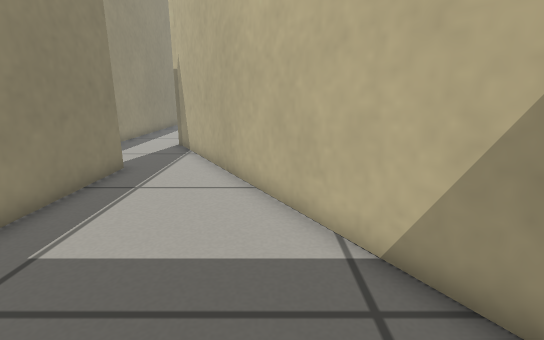
view 1 (above)

19 first-person views from a walk through a Gazebo world. The camera is 0.5 m above the floor, tilts 14° down and sees 85° across. The floor is counted in squares, 0.2 m on a side. Each view is taken from the middle of a square. On the plan, view 1 faces up. The plan holds only what a view shows up to about 19 squares ahead; the rest is blank.

view 2
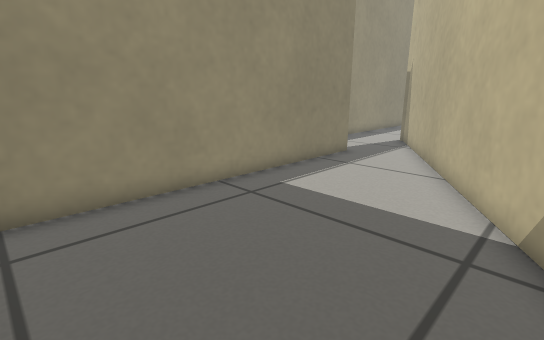

view 3
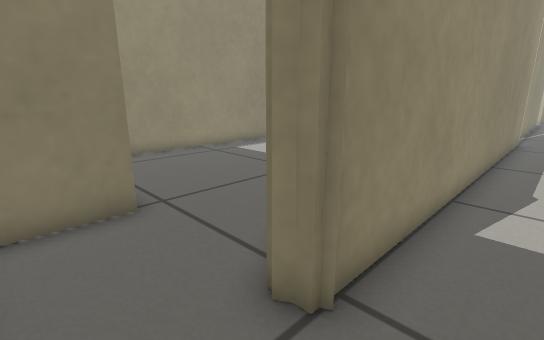

view 4
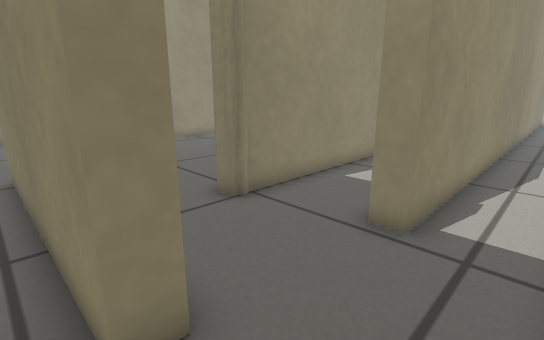

view 5
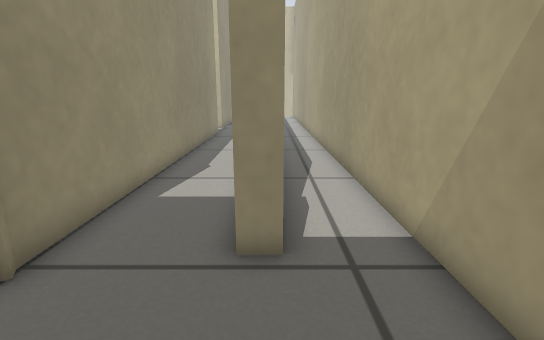

view 6
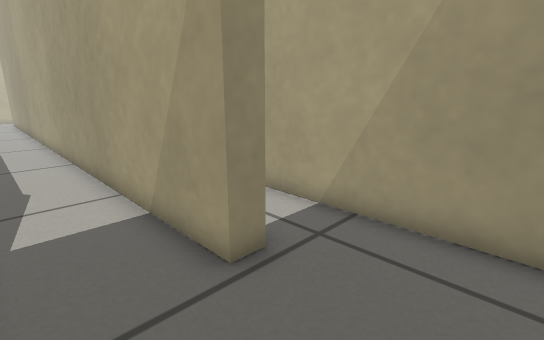

view 7
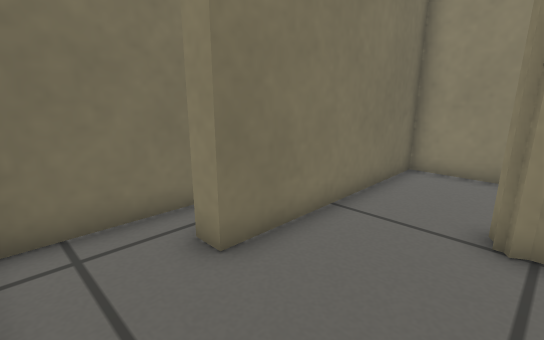

view 8
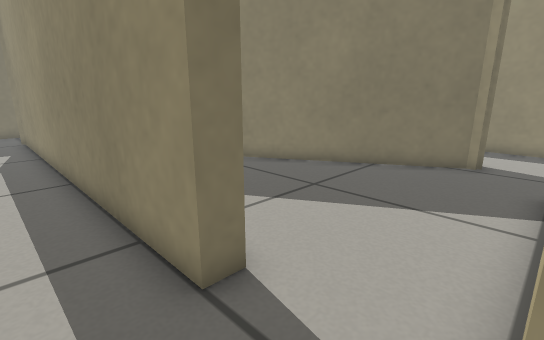

view 9
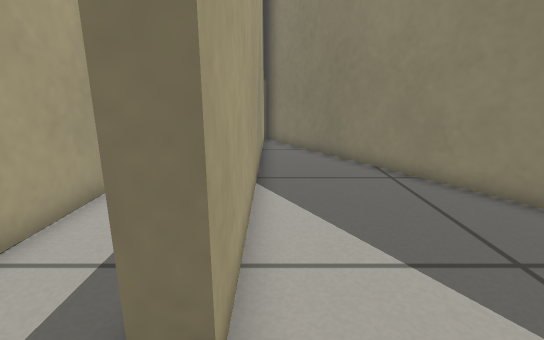

view 10
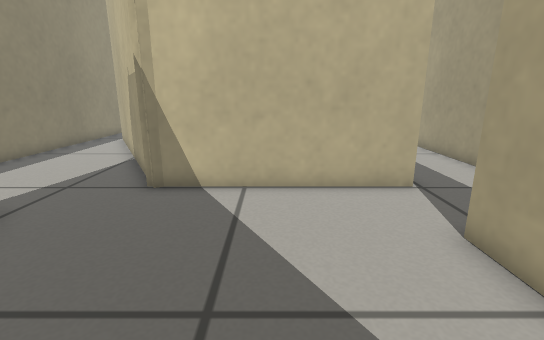

view 11
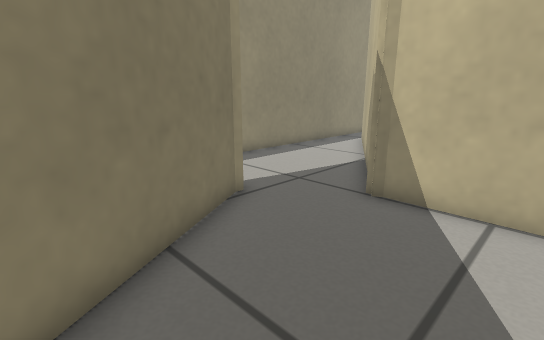

view 12
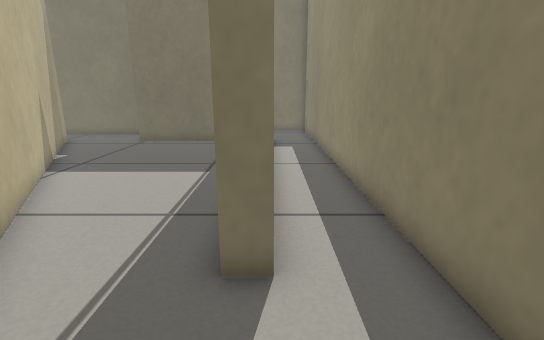

view 13
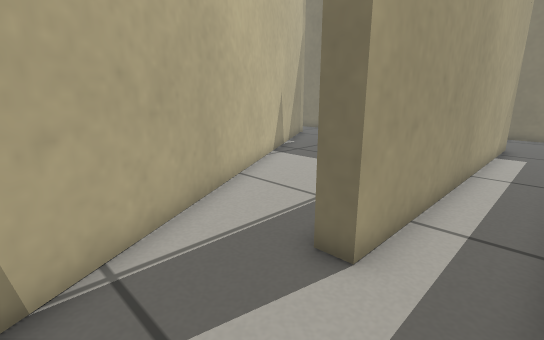

view 14
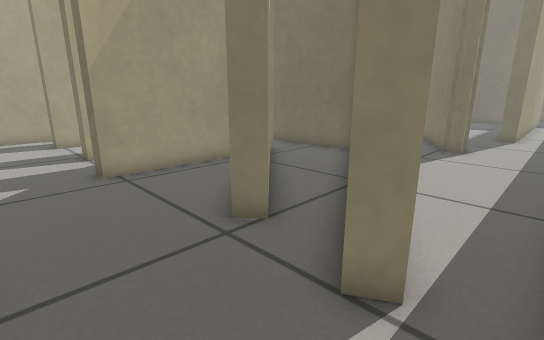

view 15
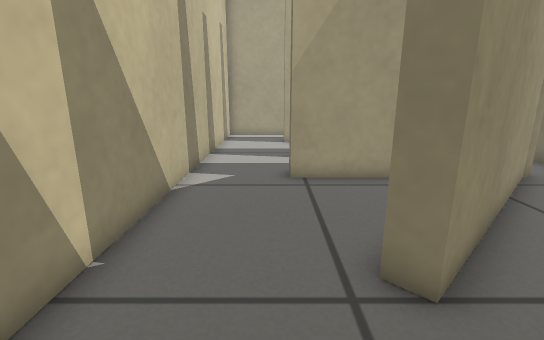

view 16
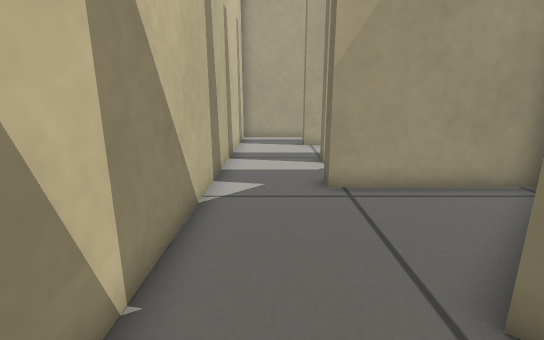

view 17
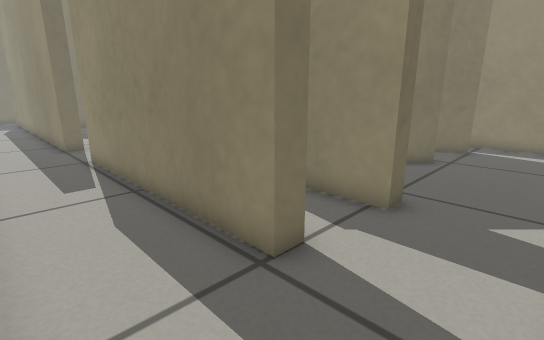

view 18
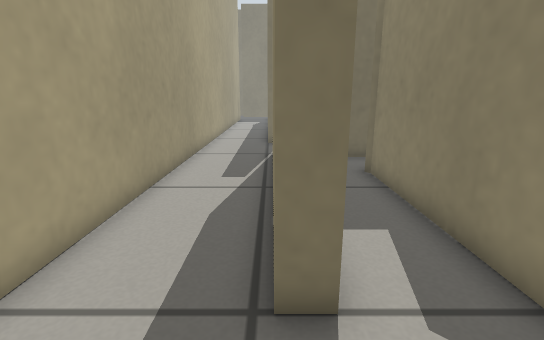

view 19
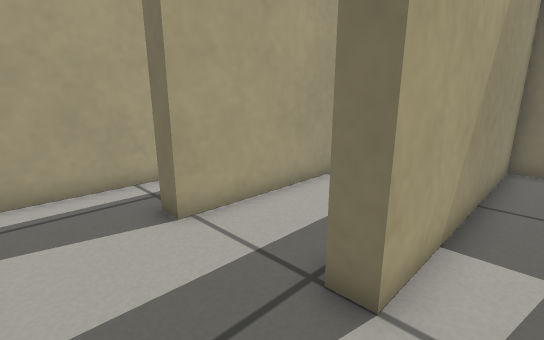

### Floor plan
Points are (right, up) in squares from view 1. A wall is a line through its corners. A room is listed if a view was taken in it or the views show most of it. See-through windows are left out.
Room 1 (view 1)
walls: (1.9, 3.9) (-2.7, 11.9); (-2.9, -2.7) (0.5, -2.7); (-5.3, 10.3) (-5.3, -2)
ways out: opening at (1, 0.5) to room 2; opening at (-4, 11) to room 7
Room 2 (view 2)
walls: (0.5, -2.7) (1.5, -2.7) (1.5, -5.7) (4.5, -5.7); (5.5, -2.3) (1.9, 3.9)
ways out: opening at (1, 0.5) to room 1; opening at (5.5, -4) to room 3
Room 3 (views 3, 6, 8, 17, 18)
walls: (5.5, 14.9) (6.2, 14.9) (6.2, -2.1); (9.4, -1.7) (9.4, 28.4); (5.2, 28) (6, 28) (6, 18); (6.4, -2.3) (5.7, -2.7); (6.2, -2.6) (5.4, -2.6); (9.4, 31.8) (4.4, 31.8); (4.5, -5.7) (9.5, -5.7)
ways out: opening at (5.5, -4) to room 2; opening at (10, 30) to room 5; opening at (10.4, -4.6) to room 5; opening at (6, 16) to room 6; opening at (5.5, 30) to room 9
Room 4 (view 4)
walls: (-7.1, -8) (-5.5, -8); (-8.4, -3.4) (-8.4, -6.2); (8.5, -8) (12.1, -8); (9.5, -6.5) (0.6, -6.5)
ways out: opening at (-7.5, -4) to room 7
Room 5 (views 5, 7)
walls: (10.2, 19.1) (10.2, -1.7) (9.4, -1.7); (12.6, 27.2) (12.6, 31.8) (9.4, 31.8); (9.4, 28.4) (10.2, 28.4); (12.6, -5.1) (12.6, 14); (9.5, -5.7) (9.5, -6.5)
ways out: opening at (10, 30) to room 3; opening at (10.4, -4.6) to room 3
Room 6 (views 9, 10, 11)
walls: (-1.2, 17.8) (-1.8, 18.9); (6, 18) (-1.1, 18); (-4.3, 16.1) (5.5, -0.8); (5.5, -0.2) (5.5, 14.9)
ways out: opening at (6, 16) to room 3; opening at (-3, 17.5) to room 7
Room 7 (views 12, 13, 14, 15)
walls: (-4.6, 15.9) (-4.3, 16.1); (-8.4, 11.8) (-8.4, -3.4); (-2.7, 11.9) (-4.6, 15.1); (-1.8, 18.9) (-6.9, 27.6); (-8.4, 30.3) (-8.4, 15.4); (-6, -3.5) (-6, 10.3) (-5.3, 10.3)
low walls: (-6.9, 27.6) (-6.3, 28)
ways out: opening at (-4, 11) to room 1; opening at (-7.5, -4) to room 4; opening at (-3, 17.5) to room 6; opening at (-6, 30) to room 8
Room 8 (view 16)
walls: (-2.9, 26.1) (-3.8, 27) (-3.3, 27.5) (-2.5, 26.7); (1.4, 31.8) (-4.5, 31.8); (-6.3, 28) (-5.6, 26.8); (2, 22.5) (2, 28.4)
ways out: opening at (-6, 30) to room 7; opening at (-4, 25) to room 9; opening at (2.5, 30) to room 9
Room 9 (view 19)
walls: (2, 28.4) (2.7, 28.4) (2.7, 21.4); (2.1, 21.1) (-2.9, 26.1); (4.4, 31.8) (1.4, 31.8); (-1, 18.8) (5.2, 18.8) (5.2, 28)
ways out: opening at (5.5, 30) to room 3; opening at (-4, 25) to room 8; opening at (2.5, 30) to room 8

Positions as (right, up) in squares from view 1, and headings:
1: (0, 0), facing up
2: (2, -2), facing up-left
3: (8, -5), facing up-left
4: (12, -7), facing up-left
5: (10, -6), facing up
6: (7, -5), facing up-right
7: (12, -2), facing down-left
8: (8, 18), facing down-left
9: (5, 17), facing down
10: (2, 10), facing up
11: (2, 11), facing up-left
12: (-6, 14), facing down
13: (-8, 14), facing down-right
14: (-8, 31), facing down-right
15: (-7, 29), facing right
16: (-6, 30), facing right
17: (9, 31), facing down-left
18: (6, 31), facing down
19: (4, 31), facing down-right
